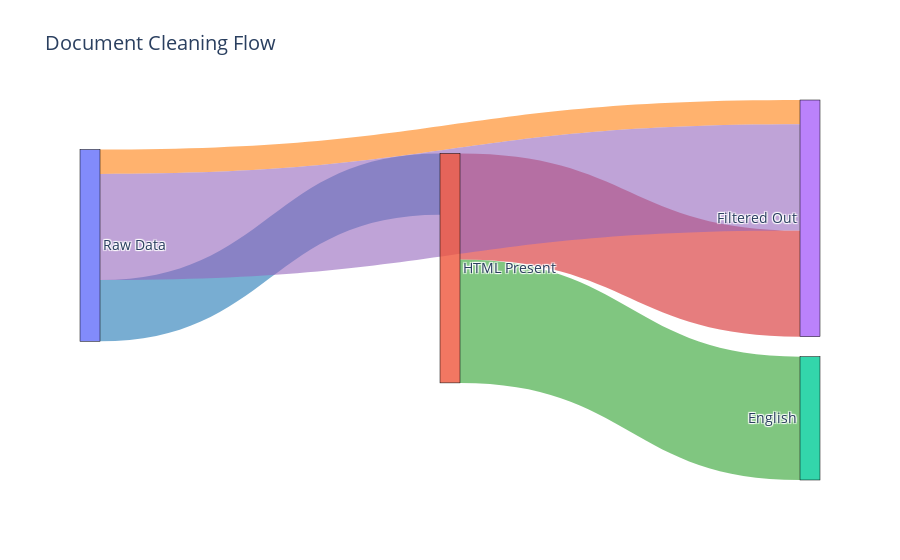

Notebook cell for this chart:
### Markdown cell above
### sankey diagram
Flow diagram, showing movement of quantities. Width of arrow is proportional to flows magnitude

### Code cell
# Extract values safely (if a key is missing → 0)
html       = c.get("HTML_STRIPPED", 0)
non_eng    = c.get("NON_ENGLISH", 0)
code       = c.get("CODE_HEAVY", 0)
short      = c.get("TOO_SHORT", 0)
long       = c.get("TOO_LONG", 0)
empty      = c.get("EMPTY", 0)
malformed  = c.get("MALFORMED", 0)
kept       = c.get("KEPT", 0)

total_input = sum(c.values())

# Define node labels (left → right)
labels = [
    "Raw Data",
    "HTML Present", 
    "English",
    "Filtered Out",
    "Final Kept"
]

# Sankey flow definitions
source = [
    0,  # Raw → HTML
    0,  # Raw → NON_ENGLISH
    1,  # HTML → English
    1,  # HTML → Filtered (short/long/code)
    0,  # Raw → Filtered (short/long/code)
]

target = [
    1,              # HTML
    3,              # Filtered (NON_ENGLISH)
    2,              # English
    3,              # Filtered (HTML -> too short/too long/code)
    3,              # Raw → other filters
]

value = [
    html,                       # Raw → HTML
    non_eng,                    # Raw → NON_ENGLISH
    kept,                       # HTML cleaned → English → Kept
    code + short + long,        # HTML → dropped due to filters
    code + short + long + empty + malformed,  # Raw → dropped directly
]

# Color palette for flows
colors = [
    "rgba(31,119,180,0.6)",
    "rgba(255,127,14,0.6)",
    "rgba(44,160,44,0.6)",
    "rgba(214,39,40,0.6)",
    "rgba(148,103,189,0.6)"
]

# Build Sankey diagram
fig = go.Figure(data=[go.Sankey(
    node=dict(
        pad=20,
        thickness=20,
        line=dict(color="black", width=0.5),
        label=labels,
    ),
    link=dict(
        source=source,
        target=target,
        value=value,
        color=colors
    )
)])

fig.update_layout(
    title_text="Document Cleaning Flow",
    font_size=14
)
#fig.savefig("../figures/clean1_data_sankey.pdf", format="pdf", dpi=300, bbox_inches="tight")
#fig.write_image("../figures/clean1_data_sankey.pdf")
fig.show()

### Figure 1 — Plotly figure (JSON) as saved in the notebook; plotly's stock layout.template omitted (floating-point values rounded to 4 significant figures)
{"data": [{"link": {"color": ["rgba(31,119,180,0.6)", "rgba(255,127,14,0.6)", "rgba(44,160,44,0.6)", "rgba(214,39,40,0.6)", "rgba(148,103,189,0.6)"], "source": [0, 0, 1, 1, 0], "target": [1, 3, 2, 3, 3], "value": [53294, 21200, 107320, 92376, 92376]}, "node": {"label": ["Raw Data", "HTML Present", "English", "Filtered Out", "Final Kept"], "line": {"color": "black", "width": 0.5}, "pad": 20, "thickness": 20}, "type": "sankey"}], "layout": {"font": {"size": 14}, "title": {"text": "Document Cleaning Flow"}}}
